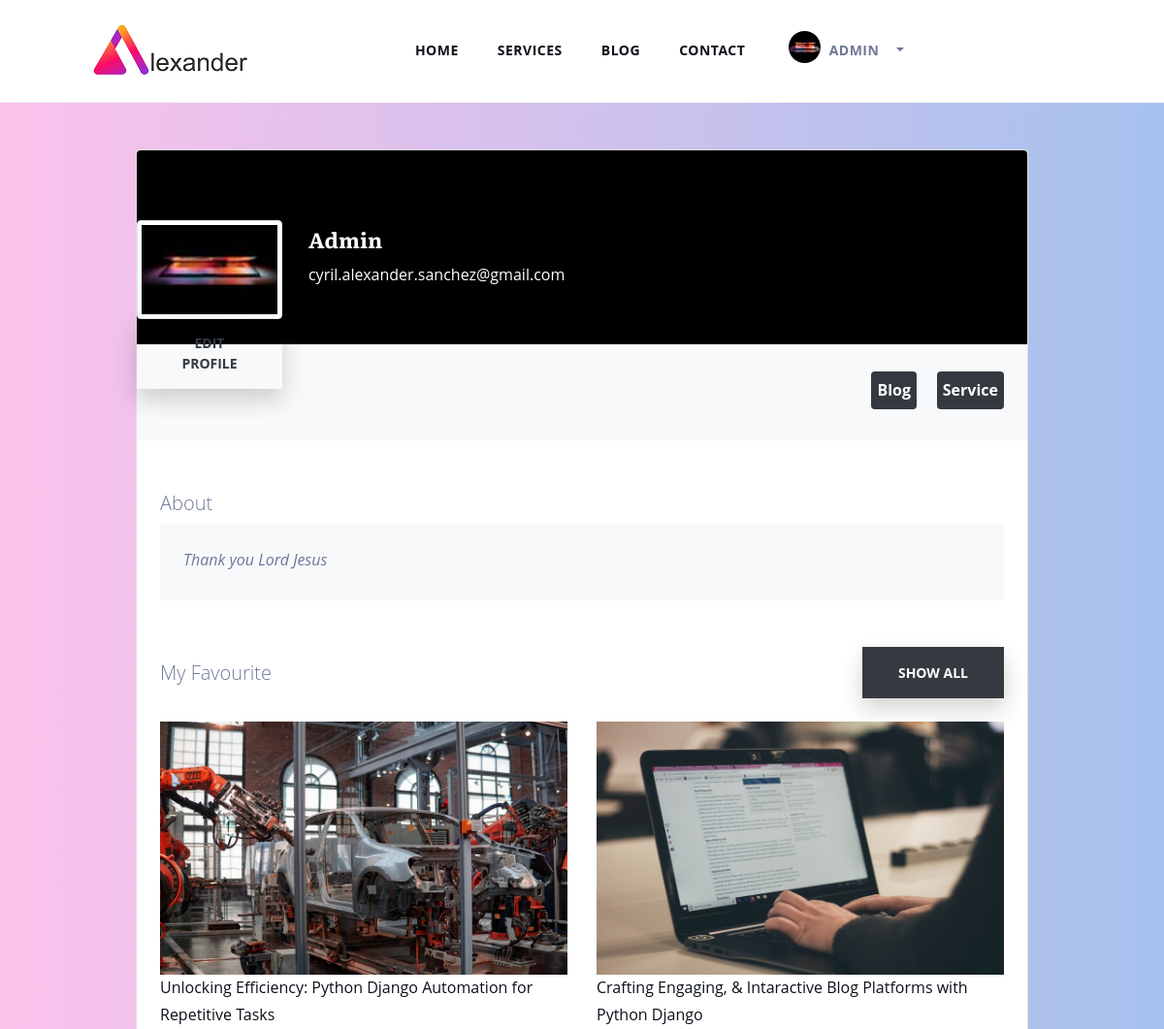
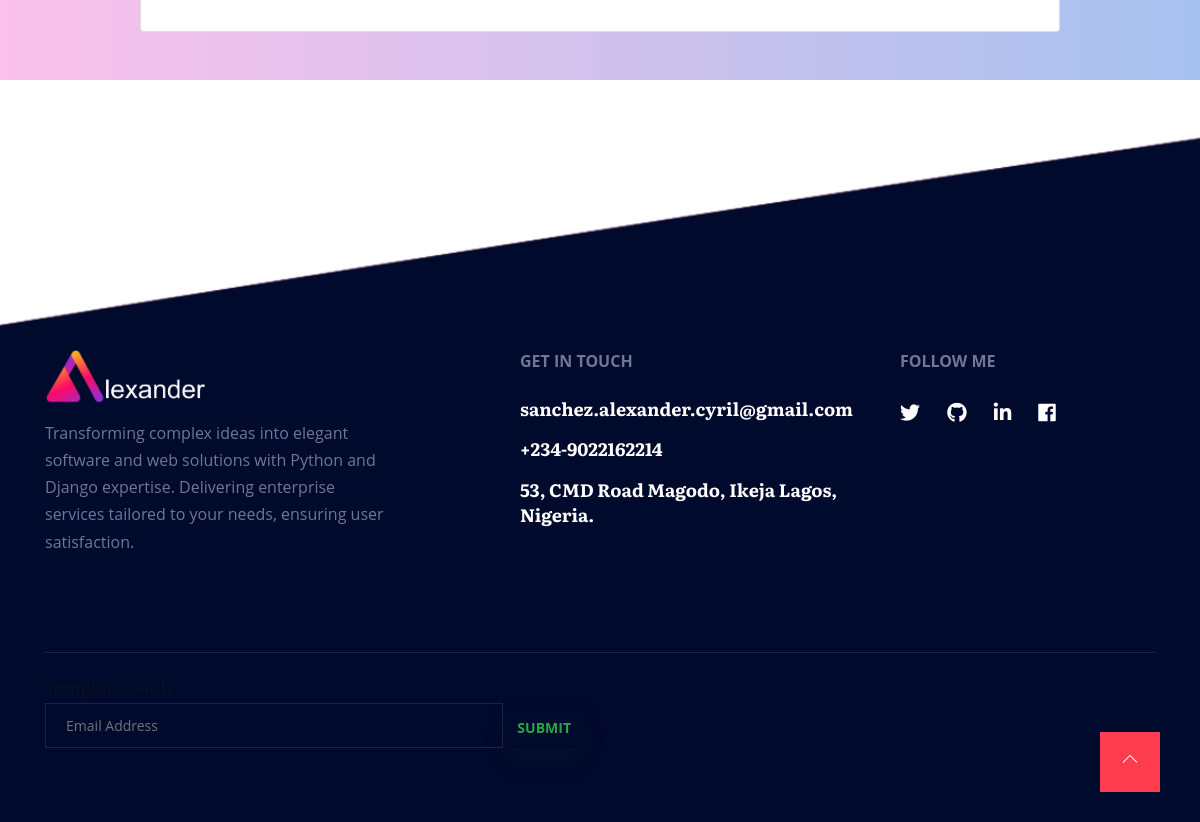
The app's page /users_dashboard/ (signed in) with its own data (2 pictures, top to bottom).
### App/models.py (models this page shows, shortened)
class Profile(models.Model):
    user = models.OneToOneField(User, on_delete=models.CASCADE)
    avatar = models.ImageField(default='default.jpg', upload_to='profile_images')
    bio = models.TextField()

class Blog(models.Model):
    class NewManager(models.Manager):
        def get_queryset(self):
            return super().get_queryset().filter(status='published')
    options = (
            ('draft', 'Draft'),
            ('published', 'Published'),
        )
    title = models.CharField(max_length=255)
    overview = tinymce_models.HTMLField()
    highlight = models.CharField(max_length=255)
    content1 = tinymce_models.HTMLField()
    image = models.ImageField(upload_to='blog_images/')
    author = models.ForeignKey(Author, on_delete=models.CASCADE)
    blog_category = models.ForeignKey(Category, on_delete=models.PROTECT, default=1)
    tags = models.ManyToManyField(Tag)
    cate_name = models.CharField(max_length=500)
    featured = models.BooleanField(default='Select')
    view_count = models.IntegerField(default = 0)
    timestamp = models.DateTimeField(auto_now_add=True)
    favourites = models.ManyToManyField(User, related_name='favourite', default=None, blank=True)
    status = models.CharField(max_length=10, choices=options, default='draft')
    objects = models.Manager()  # default manager
    newmanager = NewManager()  # custom manager
    slug = models.SlugField(max_length=250, unique=True, null=True)
    publish = models.DateTimeField(default=timezone.now)
    created = models.DateTimeField(auto_now_add=True, null=True, blank=True)
    updated = models.DateTimeField(auto_now=True, null=True, blank=True)
    class Meta:
        ordering = ('-publish',)
    def get_absolute_url(self):
        return reverse('blog_single', args=[self.slug])

### App/views.py (the view)
# urls.py: path('users_dashboard/', users_dashboard, name='users_dashboard'),
def users_dashboard(request):
    page_title = "Dashboard"
    new = ''
    if request.user.is_authenticated:
        new = new = Blog.newmanager.filter(favourites=request.user)[:2]
    profile_image = ''
    if request.user.is_authenticated:
        profile_image = Profile.objects.filter(user=request.user)
    if request.method == 'POST':
        user_form = UpdateUserForm(request.POST, instance=request.user)
        profile_form = UpdateProfileForm(request.POST, request.FILES, instance=request.user.profile)
        if user_form.is_valid() and profile_form.is_valid():
            user_form.save()
            profile_form.save()
            messages.success(request, 'Your profile is updated successfully')
            return redirect(to='users_dashboard')
    else:
        user_form = UpdateUserForm(instance=request.user)
        profile_form = UpdateProfileForm(instance=request.user.profile)
    context = {
        'page_title':page_title,
        'profile_image':profile_image,
        'user_form': user_form,
        'profile_form': profile_form,
        'new':new,
    }
    return render(request, 'users/users_dashboard.html', context )

### App/forms.py
class UpdateUserForm(forms.ModelForm):
    username = forms.CharField(max_length=100,
                               required=True,
                               widget=forms.TextInput(attrs={'class': 'form-control'}))
    email = forms.EmailField(required=True,
                             widget=forms.TextInput(attrs={'class': 'form-control'}))
    class Meta:
        model = User
        fields = ['username', 'email']

class UpdateProfileForm(forms.ModelForm):
    avatar = forms.ImageField(widget=forms.FileInput(attrs={'class': 'form-control-file'}))
    bio = forms.CharField(widget=forms.Textarea(attrs={'class': 'form-control', 'rows': 5}))
    class Meta:
        model = Profile
        fields = ['avatar', 'bio']

### App/templates/users/users_dashboard.html (shortened to what this page needs)
{% extends 'base.html' %}
{% load static %}
{% load active_link_tags %}
{% block content %}
{% include 'navbar.html' %}
<section class="h-100 gradient-custom-2" id="slider">
    <div class="container py-5 h-100">
      <div class="row d-flex justify-content-center align-items-center h-100">
        <div class="col col-lg-9 col-xl-10">
          <div class="card">
            <div class="rounded-top text-white d-flex flex-row" style="background-color: #000; height:200px;">
              <div class="ms-4 mt-5 d-flex flex-column" style="width: 150px;">
                <img src="{{ user.profile.avatar.url }}"
                  alt="Generic placeholder image" class="img-fluid img-thumbnail mt-4 mb-2"
                  style="width: 150px; z-index: 1">
                <a href="{% url 'users-profile' %}" class="btn btn-outline-dark" data-mdb-ripple-color="dark"
                  style="z-index: 1; margin-top:-10px;">
                   Edit profile
              </a>
              </div>
              <div class="card ms-3" style="margin-top: 70px; margin-left:20px; padding:6px; background:transparent;">
                <h4 style="color:#fff;"><span style="text-transform:capitalize;">{{user}} </span></h4>
                <p style="color:#fff;">{{ user.email }}</p>
              </div>
            </div>
            <div class="p-4 text-black" style="background-color: #f8f9fa;">
              <div class="d-flex justify-content-end text-center py-1">
                <div>
                  <a href="{% url 'blog' %}"><p class="mb-1 but">Blog</p></a>
                </div>&nbsp; &nbsp; &nbsp;
                <div>
                    <a href="{% url 'services:services' %}"> <p class="mb-1 but">Service</p></a>
                </div>
              </div>
            </div>
            <div class="card-body p-4 text-black">
              <div class="mb-5">
                <p class="lead fw-normal mb-1 mt-4">About</p>
                <div class="p-4" style="background-color: #f8f9fa;">
                  {% for obj in profile_image %}
                  <p class="font-italic mb-1">{{ obj.bio }}</p>
                  {% endfor %}
                </div>
              </div>
              <div class="d-flex justify-content-between align-items-center mb-4">
                <p class="lead fw-normal mb-0">My Favourite</p>
                <p class="mb-0"><a href="{% url 'favourite_list' %}" class="btn btn-dark">Show all</a></p>
              </div>
              <div class="row g-2">
                {% if request.user.is_authenticated %}
                {% for obj in new %}
                <div class="col mb-2">
                  <a href="{{obj.get_absolute_url}}">
                    <img src="{{obj.image.url}}"
                      alt="image 1" class="w-100 rounded-3"> {{obj.title}}
                  </a>
                </div>
                {% endfor %}
                {% else %}
                <div class="card text-center">
                  <h5>You have no Favourite post. Add post to favourite to see them here</h5>
                </div>
                {% endif %}
              </div>
            </div>
          </div>
        </div>
      </div>
    </div>
  </section>
  {% include 'footer.html' %}
  {% endblock %}

### App/templates/navbar.html (shortened to what this page needs)
{% load static %}
{% load active_link_tags %}
<nav class="navbar navbar-expand-lg navigation header-padding site-header" id="navbar">
    <div class="container-fluid">
          <img src="{% static 'assets/images/logo.png' %}" alt="Rubi" class="img-fluid">
      <div class="collapse navbar-collapse" id="navbarmain">
        <ul class="navbar-nav m-auto">
          {% url 'home' as url %}
          {% if request.path == url %}
          <li class="nav-item {% if request.path == url %}active{% endif %}">
            <a class="nav-link" href="{{url}}">Home</a></li>
           <li class="nav-item item"><a class="nav-link smoth-scroll" href="#about">About</a></li>
           <li class="nav-item item"><a class="nav-link smoth-scroll" href="#services">Services</a></li>
           {% comment %} <li class="nav-item"><a class="nav-link smoth-scroll" href="#portfolio">Portfolio</a></li> {% endcomment %}
           <li class="nav-item item"><a class="nav-link smoth-scroll" href="#skills">Skills</a></li>
           {% comment %} <li class="nav-item"><a class="nav-link smoth-scroll" href="#team">Team</a></li> {% endcomment %}
           <li class="nav-item item"><a class="nav-link smoth-scroll" href="#blog">Blog</a></li>
           {% url 'contact' as contact_url %}
           <li class="nav-item {% if request.path == contact_url %}active{% endif %}">
            <a class="nav-link" href="{{contact_url}}">Contact</a></li>
           {% else %}
           <li class="nav-item {% if request.path == url %}active{% endif %}">
            <a class="nav-link" href="{{url}}">Home</a></li>
            {% url 'services:services' as services_url %}
            {% url 'services:services_search_results' as service_search_result %}
           <li class="nav-item {% if request.path == services_url or request.path == service_search_result %}active{% endif %}">
            {% if services_url %}
            <a class="nav-link" href="{{services_url}}">Services</a></li>
            {% elif service_search_result %}
            <a class="nav-link" href="{{service_search_result}}">Services</a></li>
            {% endif %}
            {% url 'blog' as blog_url %}
            {% url 'search_results' as search_results %}
            {% url 'favourites' as favourites %}
           <li class="nav-item {% if request.path == blog_url or request.path == search_results or request.path == favourites %}active{% endif %}">
            {% if blog_url %}
            <a class="nav-link" href="{{blog_url}}">Blog</a></li>
            {% elif search_results %}
            <a class="nav-link" href="{{search_results}}">Blog</a></li>
            {% elif favourites %}
            <a class="nav-link" href="{{favourites}}">Blog</a></li>
            {% endif %}
           {% url 'contact' as contact_url %}
           <li class="nav-item {% if request.path == contact_url %}active{% endif %}" style="margin-right:15px;">
            <a class="nav-link" href="{{contact_url}}">Contact</a></li>
            {% endif %}
           {% if user.is_authenticated %}
           <li class="nav-item logout dropdown">
              <a class="nav-link dropdown-toggle">
                <span>
                  {% for obj in profile_image %}
                  <img src="{{ obj.avatar.url }} " style="width:33px; height:33px; border-radius:100%; margin-top:-10px;">
                  &nbsp;{{ user.username }} {% endfor %} </span></a>
                    {% url 'users_dashboard' as url %}
                    {% url 'logout' as url %}
          </li>
           {% endif %}
          </ul>
      </div>
    </div>
</nav>

### static/assets/css/style.css (style rules this page uses)
body { line-height: 1.7; font-family: "Open Sans", sans-serif; -webkit-font-smoothing: antialiased; font-size: 16px; color: #6e7797; overflow-x: hidden; }
h1, .h1, h2, .h2, h3, .h3, h4, .h4, h5, .h5, h6, .h6 { font-family: "Literata", serif; font-weight: 700; color: #0c111a; }
h4 { font-size: 22px; line-height: 1.4; }
.btn { display: inline-block; font-size: 14px; letter-spacing: 0px; padding: 14px 35px; text-transform: uppercase; font-weight: 700; border-radius: 3px; border: 2px solid transparent; transition: all 0.3s ease 0s; border-radius: 0px; box-shadow: 0 11px 22px rgba(34, 34, 34, 0.2); }
a { color: #0c111a; transition: all .25s ease; }
.navigation { border-bottom: 1px solid rgba(0, 0, 0, 0.04); }
.navigation .nav-link { padding: 40px 20px !important; text-transform: uppercase; font-size: 14px; letter-spacing: .5px; font-weight: 700; }
.header-padding { padding: 0px 80px; }

### App/templates/users/users_dashboard.html (style rules this page uses)
.gradient-custom-2 { background: #fbc2eb; background: -webkit-linear-gradient(to right, rgba(251, 194, 235, 1), rgba(166, 193, 238, 1)); background: linear-gradient(to right, rgba(251, 194, 235, 1), rgba(166, 193, 238, 1)) }
.but { padding:6px; background:#343a40; color:#fff; border-radius:4px; font-weight:bold; }

### App/templates/navbar.html (style rules this page uses)
.logout span { background: color:#fff; padding:10px; border-radius:40px; margin-left:-20px; }
.dropdown { position: relative; }
.dropdown-toggle { display: block; }

### records on screen
Profile: avatar (picture), bio "Thank you Lord Jesus"
Blog: image (picture), title "Unlocking Efficiency: Python Django Automation for Repetitive Tasks"
Blog: image (picture), title "Crafting Engaging, & Intaractive Blog Platforms with Python Django"

### other values on screen
{{ user.username }} "ADMIN"
{{ user }} "Admin"
{{ user.email }} "cyril.alexander.sanchez@gmail.com"
